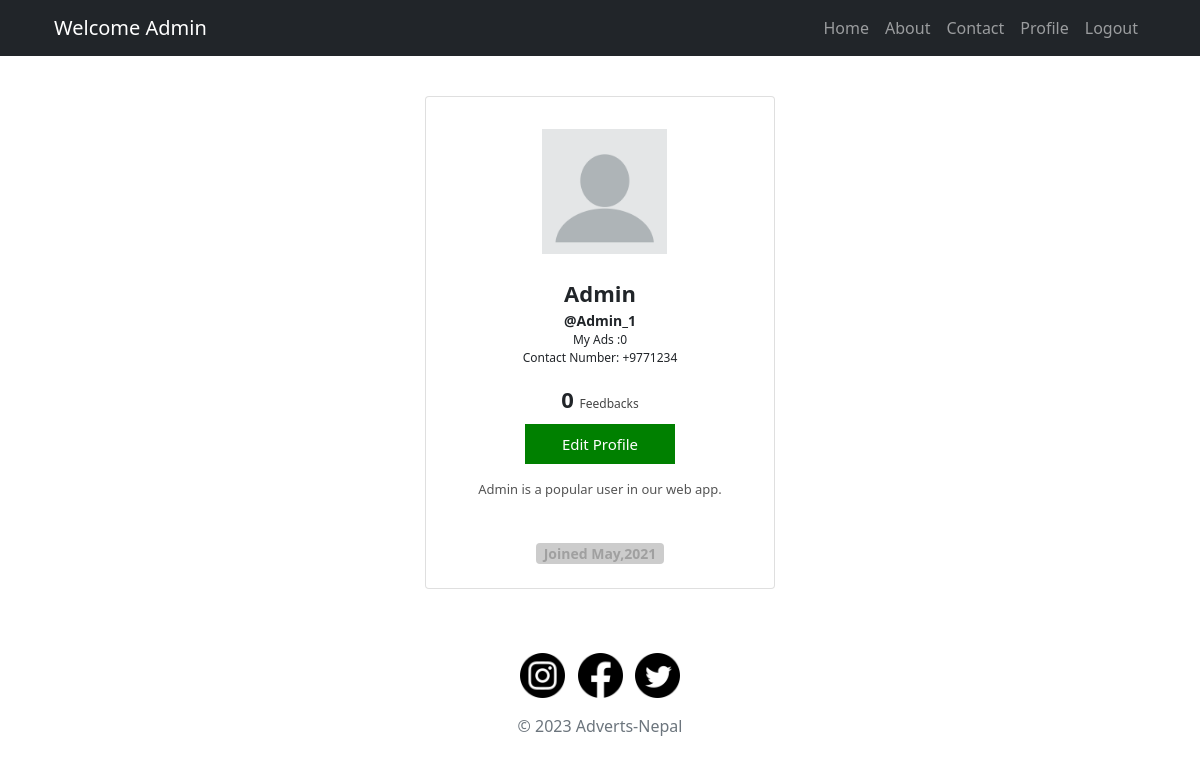
Before: /my-profile (signed in) with the older database file.
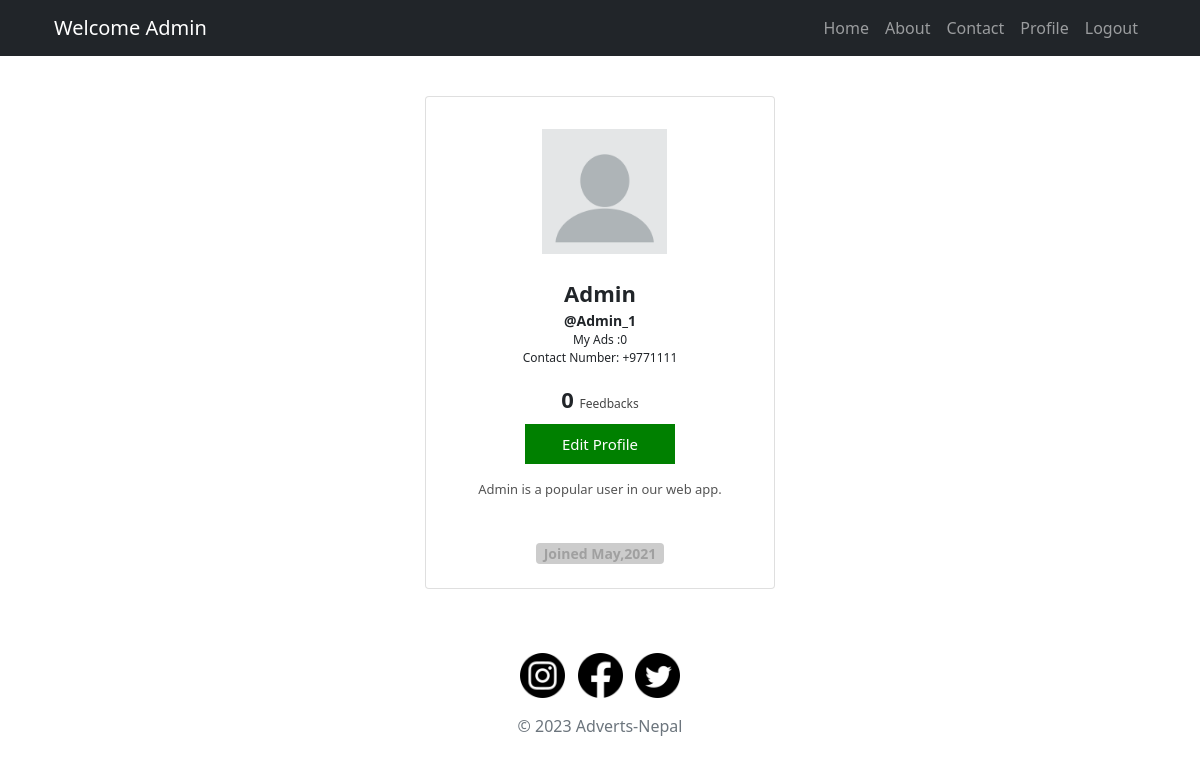
After: the same page with the newer database file.
### main.py (models this page shows)
class User(db.Model, UserMixin):
    __tablename__ = "users"
    id = db.Column(db.Integer, primary_key=True)
    name = db.Column(db.String(250), nullable=False)
    contact_number = db.Column(db.Integer, nullable=False)
    email = db.Column(db.String(250), nullable=False)
    password = db.Column(db.String(250), nullable=False)
    posts = relationship('Ad', back_populates='author')
    comments = relationship('Comment', back_populates='comment_author')

### main.py (the view)
@app.route('/my-profile')
def get_profile():
    total_ads = len(current_user.posts)
    return render_template('profile.html', total_ads=total_ads)

### main.py (called while the page is built)
@login_manager.user_loader
def load_user(user_id):
    return User.query.get(user_id)

### templates/profile.html (shortened to what this page needs)
{% extends 'base.html' %}
{% import 'bootstrap/wtf.html' as wtf %}
{% block stylesheets_link %}
{{ super() }}
<link rel="stylesheet" href="/static/css/custom_css_for_profile.css">
<link rel="stylesheet" href="https://cdn.jsdelivr.net/npm/bootstrap@5.0.0-beta1/dist/css/bootstrap.min.css">
{% endblock %}
{% block content %}
<div class="container mt-4 mb-4 p-3 d-flex justify-content-center">
    <div class="card p-4">
        <div class=" image d-flex flex-column justify-content-center align-items-center">
            <button class="btn btn-secondary">
                <img src="/static/icons/blank-profile.png" height="125" width="125" />
            </button> <span class="name mt-3">{{ current_user.name }}</span>
            <span class="idd">@{{current_user.name.split(" ")[0]}}_1</span>
            <div class="d-flex flex-row justify-content-center align-items-center gap-2">
                <span class="idd1">My Ads :{{ total_ads }}</span>
            </div>
            <div class="d-flex flex-row justify-content-center align-items-center gap-2">
                <span class="idd1">Contact Number: +977{{ current_user.contact_number }}</span>
            </div>
            <div class="d-flex flex-row justify-content-center align-items-center mt-3">
                <span class="number">0
                    <span class="follow">Feedbacks
                    </span>
                </span>
            </div>
            <div class=" d-flex mt-2">
                <button class="btn1 btn-dark" style="background:green;">Edit Profile</button>
            </div>
            <div class="text mt-3">
                <span>{{ current_user.name }} is a popular user in our web app.<br><br>  </span>
            </div>
            <div class=" px-2 rounded mt-4 date ">
                <span class="join">Joined May,2021</span>
            </div>
        </div>
    </div>
</div>
<link rel="stylesheet" href="https://cdn.jsdelivr.net/npm/bootstrap@5.0.0-beta1/dist/js/bootstrap.bundle.min.js">
<link rel="stylesheet" href="https://cdnjs.cloudflare.com/ajax/libs/jquery/3.2.1/jquery.min.js">
<link rel="stylesheet" href="https://cdnjs.cloudflare.com/ajax/libs/font-awesome/4.7.0/css/font-awesome.min.css">
{% endblock %}

### templates/base.html (shortened to what this page needs)
<!DOCTYPE html>
<html lang="en">
<head>
    {% block stylesheets_link %}
    <link href="https://cdn.jsdelivr.net/npm/bootstrap@5.3.0/dist/css/bootstrap.min.css" rel="stylesheet">
    <head><script src="/docs/5.3/assets/js/color-modes.js"></script>
<link href="/docs/5.3/dist/css/bootstrap.min.css" rel="stylesheet">
<link rel="stylesheet" href="https://cdnjs.cloudflare.com/ajax/libs/font-awesome/5.15.3/css/all.min.css" />
{% endblock %}
  </head>
</head>
<body>
  {% block content %}
  {% endblock %}
</body>
{% block footer %}
    {% include 'footer.html' %}
{% endblock %}
</html>

### templates/header.html (shortened to what this page needs)
<head>
<link href="/docs/5.3/dist/css/bootstrap.min.css" rel="stylesheet">
   <nav class="navbar navbar-expand-lg navbar-dark bg-dark">
    <div class="container">
      {% if current_user.is_authenticated: %}
      <a class="navbar-brand" href="{{ url_for('home') }}">Welcome {{current_user.name.split(' ')[0]}}</a>
      {% else %}
        <a class="navbar-brand" href="{{ url_for('home') }}">Welcome</a>
      {% endif %}
      <div class="collapse navbar-collapse" id="navbarNav">
        <ul class="navbar-nav ms-auto">
          <li class="nav-item">
            <a class="nav-link" href="{{url_for('home')}}">Home</a>
          </li>
          <li class="nav-item">
            <a class="nav-link" href="{{ url_for('about') }}">About</a>
          </li>
          <li class="nav-item">
            <a class="nav-link" href="#">Contact</a>
          </li>
            {% if current_user.is_authenticated: %}
          <li class="nav-item">
            <a class="nav-link" href="{{ url_for('get_profile') }}">Profile</a>
          </li>
            {% endif %}
            {% if current_user.is_authenticated: %}
          <li class="nav-item">
            <a class="nav-link" href="{{ url_for('logout') }}">Logout</a>
          </li>
            {% endif %}
        </ul>
      </div>
    </div>
  </nav>
  </head>

### templates/footer.html
<footer>
  <div class="container pt-4">
    <div class="row">
      <div class="col-lg-8 col-md-10 mx-auto">
        <ul class="list-inline text-center">
          <li class="list-inline-item">
            <a href="https://www.instagram.com/your-instagram-link">
              <img src="/static/icons/insta-icon.png" alt="Instagram" class="social-media-icon social-media-icon-instagram">
            </a>
          </li>
          <li class="list-inline-item">
            <a href="https://www.facebook.com/your-facebook-link">
              <img src="/static/icons/fb-icon.png" alt="Facebook" class="social-media-icon social-media-icon-facebook">
            </a>
          </li>
          <li class="list-inline-item">
            <a href="https://www.twitter.com/your-twitter-link">
              <img src="/static/icons/twitter-icon.png" alt="Twitter" class="social-media-icon social-media-icon-twitter">
            </a>
          </li>
        </ul>
        <p class="text-center text-muted">© 2023 Adverts-Nepal</p>
      </div>
    </div>
  </div>
</footer>

### static/css/custom_css_for_profile.css (style rules this page uses)
* { margin: 0; padding: 0 }
body { background-color: #000 }
.card { width: 350px; background-color: #efefef; border: none; cursor: pointer; transition: all 0.5s; }
.image img { transition: all 0.5s }
.btn { height: 140px; width: 140px; border-radius: 50% }
.name { font-size: 22px; font-weight: bold }
.idd { font-size: 14px; font-weight: 600 }
.idd1 { font-size: 12px }
.number { font-size: 22px; font-weight: bold }
.follow { font-size: 12px; font-weight: 500; color: #444444 }
.btn1 { height: 40px; width: 150px; border: none; background-color: #000; color: #aeaeae; font-size: 15px }
.text span { font-size: 13px; color: #545454; font-weight: 500 }
.join { font-size: 14px; color: #a0a0a0; font-weight: bold }
.date { background-color: #ccc }
.image button { border: none; background: transparent; }

Changed rows visible on the page:
changed User "Admin": contact_number "1234" → "1111"
